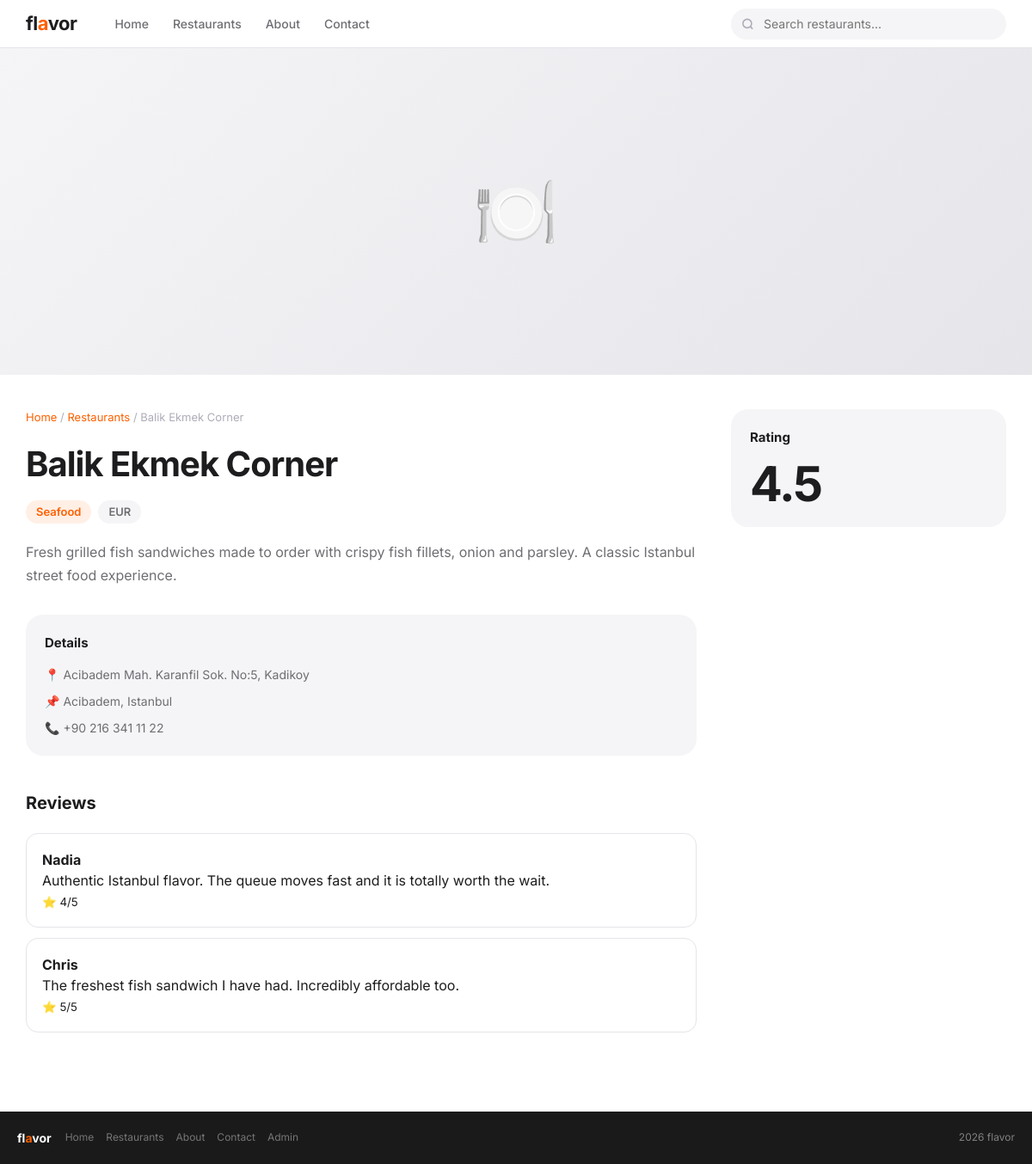
/restaurants/6/, run on the app's committed database.
### restaurants/models.py (models this page shows, shortened)
class Restaurant(models.Model):
    name = models.CharField(max_length=200)
    description = models.TextField()
    address = models.CharField(max_length=300)
    phone = models.CharField(max_length=20)
    price_range = models.CharField(max_length=1, choices=PRICE_CHOICES, default='2')
    category = models.ForeignKey(Category, on_delete=models.SET_NULL, null=True)
    location = models.ForeignKey(Location, on_delete=models.SET_NULL, null=True)
    created_at = models.DateTimeField(auto_now_add=True)
    def average_rating(self):
        avg = self.reviews.aggregate(avg=Avg('rating'))['avg']
        return round(avg, 1) if avg else None
    def price_display(self):
        return dict(PRICE_CHOICES).get(self.price_range, 'EUR EUR')

class Category(models.Model):
    name = models.CharField(max_length=100)
    class Meta:
        verbose_name_plural = 'Categories'
    def __str__(self):
        return self.name

class Location(models.Model):
    city = models.CharField(max_length=100)
    district = models.CharField(max_length=100)
    def __str__(self):
        return f'{self.district}, {self.city}'

class Review(models.Model):
    restaurant = models.ForeignKey(Restaurant, on_delete=models.CASCADE, related_name='reviews')
    author = models.CharField(max_length=100)
    rating = models.IntegerField(choices=[(i, i) for i in range(1, 6)])
    text = models.TextField()
    created_at = models.DateTimeField(auto_now_add=True)

### restaurants/views.py (the view)
# urls.py: path('restaurants/<int:pk>/', views.restaurant_detail, name='restaurant_detail'),
def restaurant_detail(request, pk):
    restaurant = get_object_or_404(Restaurant, pk=pk)
    reviews = restaurant.reviews.all().order_by('-created_at')
    return render(request, 'restaurants/detail.html', {'restaurant': restaurant, 'reviews': reviews})

### templates/restaurants/detail.html (shortened to what this page needs)
{% extends 'base.html' %}
{% block content %}
<div class="detail-hero">
    <div class="detail-hero-ph">🍽️</div>
</div>
<div class="detail-wrap">
    <div>
        <div class="breadcrumb">
            <a href="{% url 'home' %}">Home</a> /
            <a href="{% url 'restaurant_list' %}">Restaurants</a> /
            {{ restaurant.name }}
        </div>
        <h1 class="detail-name">{{ restaurant.name }}</h1>
        <div class="detail-tags">
            <span class="tag tag-cat">{{ restaurant.category }}</span>
            <span class="tag tag-price">{{ restaurant.price_display }}</span>
        </div>
        <p class="detail-desc">{{ restaurant.description }}</p>
        <div class="info-card">
            <h4>Details</h4>
            <div class="info-row">📍 {{ restaurant.address }}</div>
            <div class="info-row">📌 {{ restaurant.location }}</div>
            <div class="info-row">📞 {{ restaurant.phone }}</div>
        </div>
        <div class="reviews-section">
            <div class="reviews-title">Reviews</div>
            {% if reviews %}
                {% for review in reviews %}
                    <div class="review-card">
                        <strong>{{ review.author }}</strong>
                        <p>{{ review.text }}</p>
                        <small>⭐ {{ review.rating }}/5</small>
                    </div>
                {% endfor %}
            {% else %}
                <p>No reviews yet</p>
            {% endif %}
        </div>
    </div>
    <aside>
        <div class="info-card">
            <h4>Rating</h4>
            {% with avg=restaurant.average_rating %}
                {% if avg %}
                    <div class="rating-num">{{ avg }}</div>
                {% else %}
                    <p>Not rated yet</p>
                {% endif %}
            {% endwith %}
        </div>
    </aside>
</div>
{% endblock %}

### static/css/style.css (style rules this page uses)
:root { --font: "Inter", -apple-system, BlinkMacSystemFont, "Segoe UI", Roboto, Helvetica, Arial, sans-serif; --text: #1d1d1f; --text-2: #6e6e73; --text-3: #adadb8; --bg: #ffffff; --bg-2: #f5f5f7; --bg-3: #fafafa; --border: #e5e5ea; --accent: #ff6000; --accent-dk: #e05500; --green: #34c759; --nav-h: 56px; --r: 14px; --r-lg: 20px; --shadow: 0 2px 12px rgba(0,0,0,0.07); --shadow-lg: 0 8px 32px rgba(0,0,0,0.10); }
*, *::before, *::after { box-sizing: border-box; margin: 0; padding: 0; }
html { scroll-behavior: smooth; height: 100%; }
body { font-family: var(--font); color: var(--text); background: var(--bg); -webkit-font-smoothing: antialiased; line-height: 1.5; min-height: 100vh; display: flex; flex-direction: column; }
a { text-decoration: none; color: inherit; }
.detail-hero { height: 380px; background: var(--bg-2); overflow: hidden; position: relative; }
.detail-hero-ph { height: 100%; display: flex; align-items: center; justify-content: center; font-size: 80px; background: linear-gradient(135deg, #f5f5f7, #e5e5ea); }
.detail-wrap { max-width: 1180px; margin: 0 auto; padding: 40px 20px 80px; display: grid; grid-template-columns: 1fr 320px; gap: 40px; align-items: start; }
.breadcrumb { font-size: 13px; color: var(--text-3); margin-bottom: 14px; }
.breadcrumb a { color: var(--accent); }
.detail-name { font-size: clamp(26px, 4vw, 40px); font-weight: 700; letter-spacing: -1px; margin-bottom: 12px; }
.detail-tags { display: flex; gap: 8px; flex-wrap: wrap; margin-bottom: 20px; }
.tag { display: inline-flex; align-items: center; gap: 4px; padding: 4px 12px; border-radius: 50px; font-size: 13px; font-weight: 600; }
.tag-cat { background: rgba(255,96,0,0.1); color: var(--accent); }
.tag-price { background: var(--bg-2); color: var(--text-2); }
.detail-desc { font-size: 16px; color: var(--text-2); line-height: 1.7; margin-bottom: 32px; }
.info-card { background: var(--bg-2); border-radius: var(--r-lg); padding: 22px; margin-bottom: 16px; }
.info-card h4 { font-size: 15px; font-weight: 700; margin-bottom: 14px; }
.info-row { display: flex; gap: 10px; font-size: 14px; color: var(--text-2); margin-bottom: 10px; align-items: flex-start; }
.info-row:last-child { margin-bottom: 0; }
.rating-num { font-size: 56px; font-weight: 700; letter-spacing: -2px; color: var(--text); line-height: 1; }
.reviews-section { margin-top: 40px; }
.reviews-title { font-size: 20px; font-weight: 700; margin-bottom: 20px; }
.review-card { border: 1px solid var(--border); border-radius: var(--r); padding: 18px; margin-bottom: 12px; }

### data on the page
Restaurant: name "Balik Ekmek Corner", category "Seafood", price_display "EUR", description "Fresh grilled fish sandwiches made to order with crispy fish fillets, onion and parsley. A classic Istanbul street food experience.", address "Acibadem Mah. Karanfil Sok. No:5, Kadikoy", location "Acibadem, Istanbul", phone "+90 216 341 11 22"
Review: author "Nadia", text "Authentic Istanbul flavor. The queue moves fast and it is totally worth the wait.", rating "4"
Review: author "Chris", text "The freshest fish sandwich I have had. Incredibly affordable too.", rating "5"

### other printed values
{{ avg }} "4.5"
